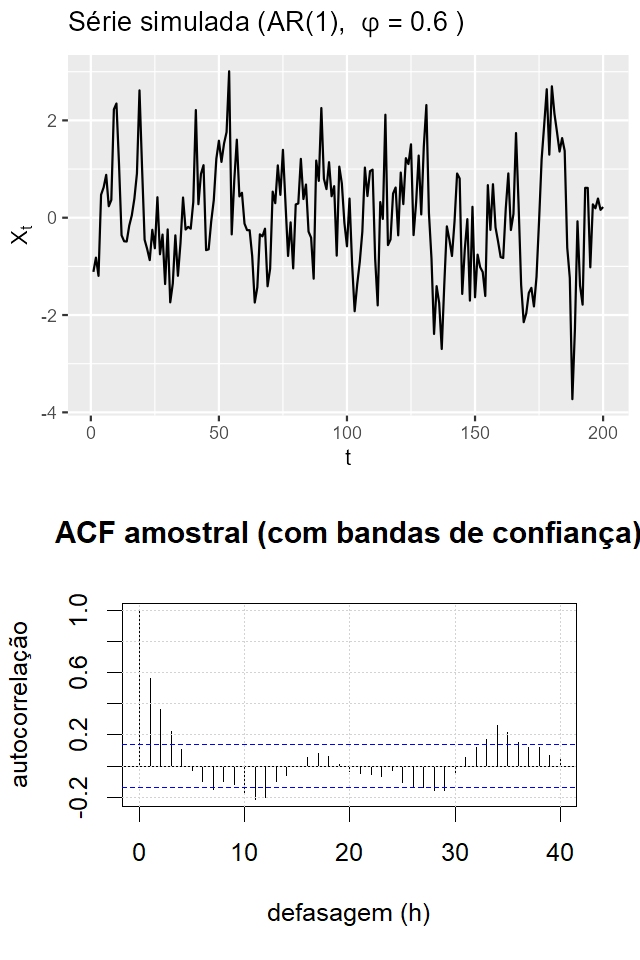

The script that saved this image:
# ============================================================
# Aula 01 — Slide 12
# Autocorrelação Amostral: Série + ACF (empilhadas)
# Saída final: slides/01-12.png
# ============================================================

source("slides/utils.R")

set.seed(12)

T <- 200
t <- 1:T
phi <- 0.6
x <- as.numeric(arima.sim(model = list(ar = phi), n = T))

# (a) Série no estilo forecast
p_series <- forecast::autoplot(ts(x)) +
  ggplot2::labs(
    title = bquote("Série simulada (AR(1), " ~ phi == .(phi) ~ ")"),
    x = "t", y = expression(X[t])
  )

har_ggsave_px(
  file = har_slide_file(1, 12, "a"),
  plot = p_series,
  width_px = TSED_WIDTH,
  height_px = TSED_HEIGHT 
)

# (b) ACF em base R
file_acf <- har_slide_file(1, 12, "b")
png(file_acf, width = TSED_WIDTH, height = TSED_HEIGHT, res = 150)
acf(x, lag.max = 40,
    main = "ACF amostral (com bandas de confiança)",
    xlab = "defasagem (h)", ylab = "autocorrelação")
grid()
dev.off()

# concatena (a)+(b)
har_concat_png(
  out_file = har_slide_file(1, 12),
  files = c(har_slide_file(1, 12, "a"),
            har_slide_file(1, 12, "b"))
)
